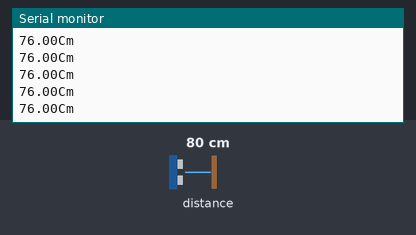
Recording of a program running on a simulated ESP32. Shown: the last lines printed to the serial monitor. The test bench sets the inputs (shaded band); at power-on: distance to the obstacle 80 cm.

Above: at 1.2 s.
1.3 s: distance to the obstacle set to 2 cm
At 2.0 s:
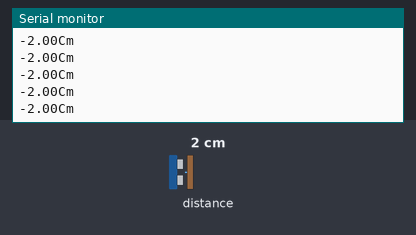
2.8 s: distance to the obstacle set to 4 cm
At 3.4 s:
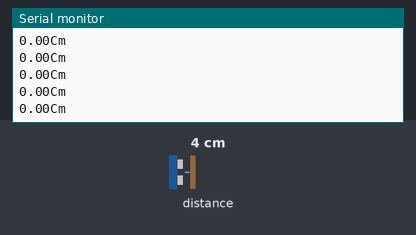
Timing chart, 0 to 5.8 s (numbered marks = the images above; inputs shaded):
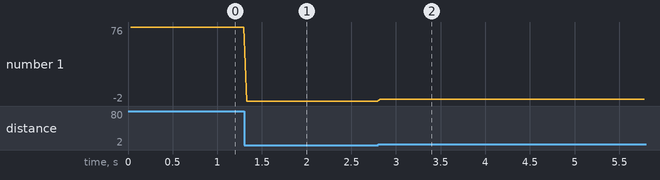

The program:

main.cpp
```cpp
#include <Arduino.h>
#include <Wire.h>
#include <VL53L0X.h>

VL53L0X sensor;

#define LONG_RANGE

//#define HIGH_SPEED
//#define HIGH_ACCURACY

void setup(){
Serial.begin(9600);
Wire.begin(4, 0);


  sensor.setTimeout(1500);
  if (!sensor.init(false))
  {
    Serial.println("Failed to detect and initialize sensor!");
    while (1) {}
  }


#if defined LONG_RANGE
  // lower the return signal rate limit (default is 0.25 MCPS)
  sensor.setSignalRateLimit(0.1);
  // increase laser pulse periods (defaults are 14 and 10 PCLKs)
  sensor.setVcselPulsePeriod(VL53L0X::VcselPeriodPreRange, 18);
  sensor.setVcselPulsePeriod(VL53L0X::VcselPeriodFinalRange, 14);
#endif

#if defined HIGH_SPEED
  // reduce timing budget to 20 ms (default is about 33 ms)
  sensor.setMeasurementTimingBudget(20000);
#elif defined HIGH_ACCURACY
  // increase timing budget to 200 ms
  sensor.setMeasurementTimingBudget(500000);
#endif


}

void loop(){
  float distancia = (sensor.readRangeSingleMillimeters() - 40)/10;
  Serial.print(distancia);
  Serial.println("Cm");
  if (sensor.timeoutOccurred()) { Serial.print(" TIMEOUT"); }

//  Serial.println();
}
```

Measured:
- after the input at 1.3 s, the serial monitor: prints a new line at once (image 1)
- after the input at 2.8 s, the serial monitor: prints a new line at once (image 2)
- plotted number 1: 76 → -2 after the input at 1.3 s, -2 → 0 after the input at 2.8 s
